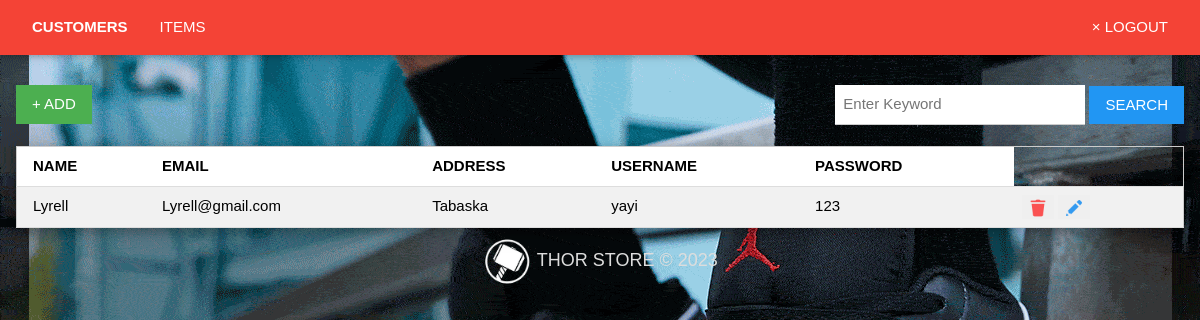
Before: /admin/customers (signed in) with the older database file.
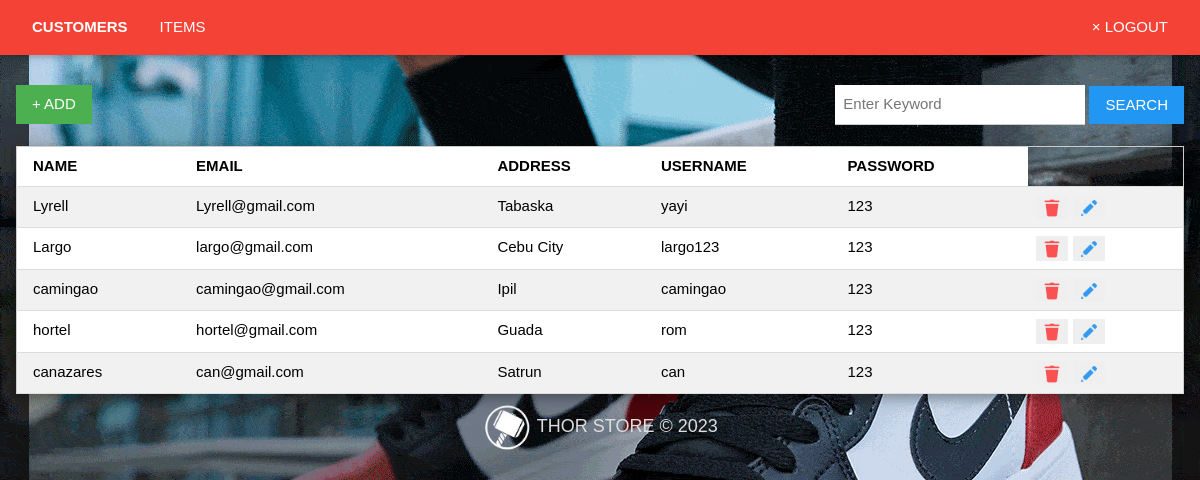
After: the same page with the newer database file.
### tables this page shows
CREATE TABLE 'Customer'
('c_id' integer primary key autoincrement,
'c_name'varchar(50),
'c_email' varchar(100),
'c_address' varchar(100),
'username' varchar(50) unique on conflict ignore,
'password' varchar(50));

### app.py (the view)
@app.route("/admin/customers")
def admin_customers():
    if 'admin' in session:
        head = ['name','email','address','username','password']
        rows = getall('Customer')
        return render_template("admin_customers.html",title="admin",header=head,customerlist=rows,search=None)
    elif 'user' in session:
        return redirect(url_for("user_items"))
    else:
        flash("Login Properly!!!")
        return redirect(url_for("login"))

### dbhelper.py (called while the page is built)
def connect():
    return sqlite3.connect(database)

def getprocess(sql:str)->list:
    conn = connect()
    conn.row_factory = sqlite3.Row #return dictionary format
    cursor = conn.cursor()
    cursor.execute(sql)
    rows = cursor.fetchall()
    cursor.close()
    return rows

def getall(table)->list:
    sql:str = f"SELECT * FROM `{table}`"
    return getprocess(sql)

### templates/admin_customers.html (shortened to what this page needs)
{% extends 'base_admin.html' %}
{% block nav %}
	<a href="{{ url_for('admin_customers') }}" class="w3-bar-item w3-left w3-button" style="font-weight: bold">CUSTOMERS</a>
	<a href="{{ url_for('admin_items') }}" class="w3-bar-item w3-left w3-button">ITEMS</a>
{% endblock %}
{% block content %}
	<div>
		<button style="display:inline" class="w3-button w3-green" onclick="document.getElementById('addmodal').style.display='block'">+ ADD</button>
		<form method="post" action="/admin/customers/search" style="display:inline" class="w3-right">
			<input type="text" name="search" id="search" class="w3-input" placeholder="Enter Keyword" style="width:250px;display:inline;">
			<input type="submit" value="SEARCH" class="w3-button w3-blue">
		</form>
	</div>
	<br>
	<table class="w3-table-all w3-card-4 w3-animate-top">
		<tr>
			{% for h in header %}
				<th>{{ h | upper }}</th>
			{% endfor %}
		</tr>
		{% for customer in customerlist %}
			<tr>
				<td>{{ customer['c_name'] }}</td>
				<td>{{ customer['c_email'] }}</td>
				<td>{{ customer['c_address'] }}</td>
				<td>{{ customer['username'] }}</td>
				<td>{{ customer['password'] }}</td>
				<td>
					<button style="cursor:pointer;border:none" onclick="deletecustomer('{{ customer['c_id'] }}')">
						<img width="20px" src="../static/icons/delete.png">
					</button>
					<button style="cursor:pointer;border:none" onclick="document.getElementById('updatemodal_{{ customer['c_id'] }}').style.display='block'">
						<img width="20px" src="../static/icons/edit.png">
					</button>
				</td>
			</tr>
		{% endfor%}
	</table>
{% endblock %}

### templates/base_admin.html
{% extends 'base.html' %}
{% block menu %}
	{% block nav %}
	{% endblock %}
	<a href="{{ url_for('admin_logout') }}" class="w3-bar-item w3-right w3-button">&times; LOGOUT</a>
{% endblock %}

### templates/base.html (shortened to what this page needs)
<!DOCTYPE html>
<html>
	<head>
		<link rel="stylesheet" href="{{ url_for('static',filename='/css/w3.css')}}">
	</head>
	<body>
		<div class=" w3-container w3-padding w3-red w3-card-2">
			{% block menu %}
			{% endblock %}
		</div>
		<br>
		<div class="w3-container w3-padding">
			{% block content %}
			{% endblock %}
		</div>
		<div class="w3-center footer-container">
        <img src="../static/icons/4-removebg-preview.png" alt="Thor Store Logo">
        THOR STORE &copy; 2023
    </div>
	</body>
</html>

### static/css/w3.css (style rules this page uses)
html { box-sizing:border-box }
*,*:before,*:after { box-sizing:inherit }
html { -ms-text-size-adjust:100%;-webkit-text-size-adjust:100% }
body { margin:0 }
a { background-color:transparent }
img { border-style:none }
button,input,select,textarea,optgroup { font:inherit;margin:0 }
button,input { overflow:visible }
button,select { text-transform:none }
button,[type=button],[type=reset],[type=submit] { -webkit-appearance:button }
html,body { font-family:Verdana,sans-serif;font-size:15px;line-height:1.5 }
html { overflow-x:hidden }
img { vertical-align:middle }
a { color:inherit }
.w3-table,.w3-table-all { border-collapse:collapse;border-spacing:0;width:100%;display:table }
.w3-table-all { border:1px solid #ccc }
.w3-bordered tr,.w3-table-all tr { border-bottom:1px solid #ddd }
.w3-table-all tr:nth-child(odd) { background-color:#fff }
.w3-table-all tr:nth-child(even) { background-color:#f1f1f1 }
.w3-table td,.w3-table th,.w3-table-all td,.w3-table-all th { padding:8px 8px;display:table-cell;text-align:left;vertical-align:top }
.w3-table th:first-child,.w3-table td:first-child,.w3-table-all th:first-child,.w3-table-all td:first-child { padding-left:16px }
.w3-btn,.w3-button { border:none;display:inline-block;padding:8px 16px;vertical-align:middle;overflow:hidden;text-decoration:none;color:inherit;background-color:inherit;text-align:center;cursor:pointer;white-space:nowrap }
.w3-btn,.w3-button { -webkit-touch-callout:none;-webkit-user-select:none;-khtml-user-select:none;-moz-user-select:none;-ms-user-select:none;user-select:none }
.w3-input { padding:8px;display:block;border:none;border-bottom:1px solid #ccc;width:100% }
.w3-container:after,.w3-container:before,.w3-panel:after,.w3-panel:before,.w3-row:after,.w3-row:before,.w3-row-padding:after,.w3-row-padding:before, .w3-cell-row:before,.w3-cell-row:after,.w3-clear:after,.w3-clear:before,.w3-bar:before,.w3-bar:after { content:"";display:table;clear:both }
.w3-container,.w3-panel { padding:0.01em 16px }
.w3-card,.w3-card-2 { box-shadow:0 2px 5px 0 rgba(0,0,0,0.16),0 2px 10px 0 rgba(0,0,0,0.12) }
.w3-card-4,.w3-hover-shadow:hover { box-shadow:0 4px 10px 0 rgba(0,0,0,0.2),0 4px 20px 0 rgba(0,0,0,0.19) }
.w3-animate-top { position:relative;animation:animatetop 0.4s }
.w3-center { text-align:center!important }
.w3-padding { padding:8px 16px!important }
.w3-left { float:left!important }
.w3-right { float:right!important }
.w3-blue,.w3-hover-blue:hover { color:#fff!important;background-color:#2196F3!important }
.w3-green,.w3-hover-green:hover { color:#fff!important;background-color:#4CAF50!important }
.w3-red,.w3-hover-red:hover { color:#fff!important;background-color:#f44336!important }

### templates/base.html (style rules this page uses)
body { margin: 0; padding: 0; background-image: url('../static/icons/image.png'); background-size: cover; background-position: center; height: 100vh; }
.footer-container { text-align: center; color: #ddd; font-size: 1.2em; }
.footer-container img { width: 50px; }

Changed rows visible on the page:
added Customer: c_name "Largo", c_email "largo@gmail.com", c_address "Cebu City", username "largo123", password "123"
added Customer: c_name "camingao", c_email "camingao@gmail.com", c_address "Ipil", username "camingao", password "123"
added Customer: c_name "hortel", c_email "hortel@gmail.com", c_address "Guada", username "rom", password "123"
added Customer: c_name "canazares", c_email "can@gmail.com", c_address "Satrun", username "can", password "123"
